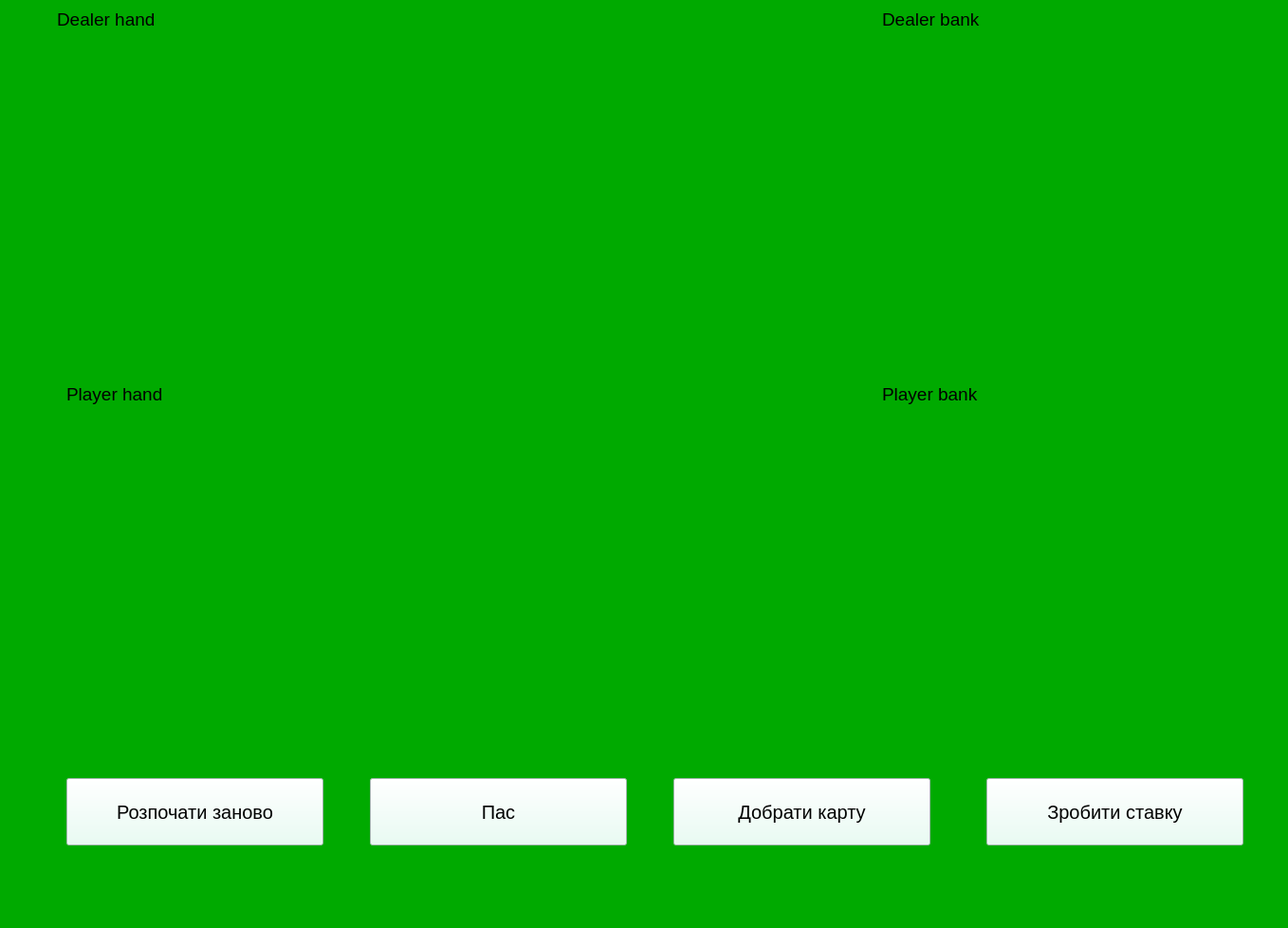
<?xml version="1.0" encoding="UTF-8"?>
<ui version="4.0">
 <class>MainWindow</class>
 <widget class="QMainWindow" name="MainWindow">
  <property name="geometry">
   <rect>
    <x>0</x>
    <y>0</y>
    <width>1358</width>
    <height>978</height>
   </rect>
  </property>
  <property name="windowTitle">
   <string>MainWindow</string>
  </property>
  <property name="styleSheet">
   <string notr="true">background-color: rgb(0, 170, 0);</string>
  </property>
  <widget class="QWidget" name="centralwidget">
   <widget class="QPushButton" name="Deal_card_button">
    <property name="geometry">
     <rect>
      <x>70</x>
      <y>820</y>
      <width>271</width>
      <height>71</height>
     </rect>
    </property>
    <property name="font">
     <font>
      <family>MS Sans Serif</family>
      <pointsize>15</pointsize>
     </font>
    </property>
    <property name="cursor">
     <cursorShape>PointingHandCursor</cursorShape>
    </property>
    <property name="styleSheet">
     <string notr="true">background-color: rgb(228, 255, 243);</string>
    </property>
    <property name="text">
     <string>Розпочати заново</string>
    </property>
   </widget>
   <widget class="QLabel" name="dealerCard1">
    <property name="geometry">
     <rect>
      <x>60</x>
      <y>50</y>
      <width>221</width>
      <height>311</height>
     </rect>
    </property>
    <property name="text">
     <string/>
    </property>
    <property name="pixmap">
     <pixmap>cards/green.png</pixmap>
    </property>
    <property name="scaledContents">
     <bool>true</bool>
    </property>
   </widget>
   <widget class="QLabel" name="dealerCard2">
    <property name="geometry">
     <rect>
      <x>310</x>
      <y>50</y>
      <width>221</width>
      <height>311</height>
     </rect>
    </property>
    <property name="text">
     <string/>
    </property>
    <property name="pixmap">
     <pixmap>cards/green.png</pixmap>
    </property>
    <property name="scaledContents">
     <bool>true</bool>
    </property>
   </widget>
   <widget class="QLabel" name="dealerCard4">
    <property name="geometry">
     <rect>
      <x>810</x>
      <y>50</y>
      <width>221</width>
      <height>311</height>
     </rect>
    </property>
    <property name="text">
     <string/>
    </property>
    <property name="pixmap">
     <pixmap>cards/green.png</pixmap>
    </property>
    <property name="scaledContents">
     <bool>true</bool>
    </property>
   </widget>
   <widget class="QLabel" name="dealerCard3">
    <property name="geometry">
     <rect>
      <x>560</x>
      <y>50</y>
      <width>221</width>
      <height>311</height>
     </rect>
    </property>
    <property name="text">
     <string/>
    </property>
    <property name="pixmap">
     <pixmap>cards/green.png</pixmap>
    </property>
    <property name="scaledContents">
     <bool>true</bool>
    </property>
   </widget>
   <widget class="QLabel" name="dealerCard5">
    <property name="geometry">
     <rect>
      <x>1060</x>
      <y>50</y>
      <width>221</width>
      <height>311</height>
     </rect>
    </property>
    <property name="text">
     <string/>
    </property>
    <property name="pixmap">
     <pixmap>cards/green.png</pixmap>
    </property>
    <property name="scaledContents">
     <bool>true</bool>
    </property>
   </widget>
   <widget class="QLabel" name="playerCard2">
    <property name="geometry">
     <rect>
      <x>310</x>
      <y>450</y>
      <width>221</width>
      <height>311</height>
     </rect>
    </property>
    <property name="text">
     <string/>
    </property>
    <property name="pixmap">
     <pixmap>cards/green.png</pixmap>
    </property>
    <property name="scaledContents">
     <bool>true</bool>
    </property>
   </widget>
   <widget class="QLabel" name="playerCard1">
    <property name="geometry">
     <rect>
      <x>60</x>
      <y>450</y>
      <width>221</width>
      <height>311</height>
     </rect>
    </property>
    <property name="text">
     <string/>
    </property>
    <property name="pixmap">
     <pixmap>cards/green.png</pixmap>
    </property>
    <property name="scaledContents">
     <bool>true</bool>
    </property>
   </widget>
   <widget class="QLabel" name="playerCard3">
    <property name="geometry">
     <rect>
      <x>560</x>
      <y>450</y>
      <width>221</width>
      <height>311</height>
     </rect>
    </property>
    <property name="text">
     <string/>
    </property>
    <property name="pixmap">
     <pixmap>cards/green.png</pixmap>
    </property>
    <property name="scaledContents">
     <bool>true</bool>
    </property>
   </widget>
   <widget class="QLabel" name="playerCard4">
    <property name="geometry">
     <rect>
      <x>810</x>
      <y>450</y>
      <width>221</width>
      <height>311</height>
     </rect>
    </property>
    <property name="text">
     <string/>
    </property>
    <property name="pixmap">
     <pixmap>cards/green.png</pixmap>
    </property>
    <property name="scaledContents">
     <bool>true</bool>
    </property>
   </widget>
   <widget class="QLabel" name="playerCard5">
    <property name="geometry">
     <rect>
      <x>1060</x>
      <y>450</y>
      <width>221</width>
      <height>311</height>
     </rect>
    </property>
    <property name="autoFillBackground">
     <bool>false</bool>
    </property>
    <property name="text">
     <string/>
    </property>
    <property name="pixmap">
     <pixmap>cards/green.png</pixmap>
    </property>
    <property name="scaledContents">
     <bool>true</bool>
    </property>
   </widget>
   <widget class="QPushButton" name="Hit_me_button">
    <property name="geometry">
     <rect>
      <x>710</x>
      <y>820</y>
      <width>271</width>
      <height>71</height>
     </rect>
    </property>
    <property name="font">
     <font>
      <family>MS Sans Serif</family>
      <pointsize>15</pointsize>
     </font>
    </property>
    <property name="cursor">
     <cursorShape>PointingHandCursor</cursorShape>
    </property>
    <property name="autoFillBackground">
     <bool>false</bool>
    </property>
    <property name="styleSheet">
     <string notr="true">background-color: rgb(228, 255, 243);</string>
    </property>
    <property name="text">
     <string>Добрати карту</string>
    </property>
   </widget>
   <widget class="QLabel" name="plabel">
    <property name="geometry">
     <rect>
      <x>70</x>
      <y>400</y>
      <width>501</width>
      <height>31</height>
     </rect>
    </property>
    <property name="font">
     <font>
      <family>Arial</family>
      <pointsize>14</pointsize>
     </font>
    </property>
    <property name="text">
     <string>Player hand</string>
    </property>
   </widget>
   <widget class="QLabel" name="dlabel">
    <property name="geometry">
     <rect>
      <x>60</x>
      <y>5</y>
      <width>501</width>
      <height>31</height>
     </rect>
    </property>
    <property name="font">
     <font>
      <family>Arial</family>
      <pointsize>14</pointsize>
      <weight>50</weight>
      <bold>false</bold>
     </font>
    </property>
    <property name="text">
     <string>Dealer hand</string>
    </property>
   </widget>
   <widget class="QPushButton" name="stand_button">
    <property name="geometry">
     <rect>
      <x>390</x>
      <y>820</y>
      <width>271</width>
      <height>71</height>
     </rect>
    </property>
    <property name="font">
     <font>
      <family>MS Sans Serif</family>
      <pointsize>15</pointsize>
     </font>
    </property>
    <property name="cursor">
     <cursorShape>PointingHandCursor</cursorShape>
    </property>
    <property name="styleSheet">
     <string notr="true">background-color: rgb(228, 255, 243);</string>
    </property>
    <property name="text">
     <string>Пас</string>
    </property>
   </widget>
   <widget class="QLabel" name="plabel_bank">
    <property name="geometry">
     <rect>
      <x>930</x>
      <y>400</y>
      <width>371</width>
      <height>31</height>
     </rect>
    </property>
    <property name="font">
     <font>
      <family>Arial</family>
      <pointsize>14</pointsize>
     </font>
    </property>
    <property name="text">
     <string>Player bank</string>
    </property>
   </widget>
   <widget class="QLabel" name="dlabel_bank">
    <property name="geometry">
     <rect>
      <x>930</x>
      <y>5</y>
      <width>381</width>
      <height>31</height>
     </rect>
    </property>
    <property name="font">
     <font>
      <family>Arial</family>
      <pointsize>14</pointsize>
     </font>
    </property>
    <property name="text">
     <string>Dealer bank</string>
    </property>
   </widget>
   <widget class="QPushButton" name="pushButton_for_bet">
    <property name="geometry">
     <rect>
      <x>1040</x>
      <y>820</y>
      <width>271</width>
      <height>71</height>
     </rect>
    </property>
    <property name="font">
     <font>
      <family>MS Sans Serif</family>
      <pointsize>15</pointsize>
     </font>
    </property>
    <property name="styleSheet">
     <string notr="true">background-color: rgb(228, 255, 243);</string>
    </property>
    <property name="text">
     <string>Зробити ставку</string>
    </property>
   </widget>
  </widget>
  <widget class="QMenuBar" name="menubar">
   <property name="geometry">
    <rect>
     <x>0</x>
     <y>0</y>
     <width>1358</width>
     <height>26</height>
    </rect>
   </property>
  </widget>
  <widget class="QStatusBar" name="statusbar"/>
 </widget>
 <resources/>
 <connections/>
</ui>
